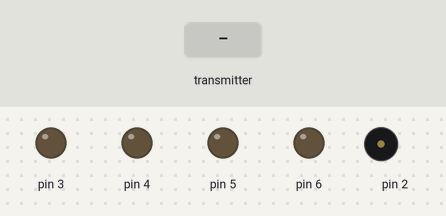
A sketch run on a simulated Arduino Uno, built with avr-gcc and run on an emulated ATmega328P. Shown: output pins drawn as LEDs (lit = HIGH), buzzer (waves = sounding). Inputs (shaded band) come from the test bench. No radio packets arrive unless stated.

Above: at 1.8 s.
1.9 s: the transmitter starts sending input = 0
At 3.0 s:
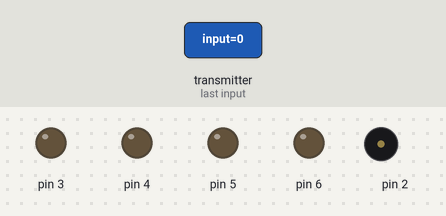
Timing chart, 0 to 4.9 s (numbered marks = the images above; inputs shaded):
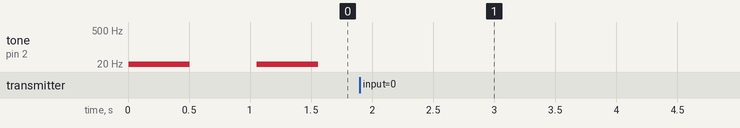

The sketch:

ReceiverWithNRF.ino
```cpp
//Receiver

#include <SPI.h>
#include <nRF24L01.h>
#include <RF24.h>

RF24 radio(9, 10);
const byte address[6] = "00001";

int x,y;
int leftright;
int frontback;
int input = 5;

void sendValue(boolean state1, boolean state2,boolean  state3,boolean  state4)
{
  digitalWrite(3, state1);
  digitalWrite(4, state2);
  digitalWrite(5, state3);
  digitalWrite(6, state4);
}

void setup()
{
  Serial.begin(9600);
  pinMode(3, OUTPUT);
  pinMode(4, OUTPUT);
  pinMode(5, OUTPUT);
  pinMode(6, OUTPUT);
  pinMode(2, OUTPUT);
  radio.begin();
  radio.openReadingPipe(0, address);
  radio.setPALevel(RF24_PA_MIN);
  radio.startListening();
}

void loop()
{
  if (radio.available())
  {
    digitalWrite(2, 0);
    char text[32]= "";
//    radio.read(&text, sizeof(text));
    radio.read(&input, sizeof(input));

//    Serial.print(text);
//    Serial.print("   ");
//    Serial.println(input);

    if(input == 8)
    {
      sendValue(1,0,0,0);
    }
    else if(input == 2)
    {
      sendValue(0,1,0,0);
    }
    else if(input == 4)
    {
      sendValue(0,0,0,1);
    }
    else if(input == 6)
    {
      sendValue(0,0,1,0);
    }
    else
    {
      sendValue(0,0,0,0);
    }

  }
  else
  {
    sendValue(0,0,0,0);
    tone(2, 15);
    delay(500);
    noTone(2);
    delay(500);
  }
  delay(50);


}
```

Measured:
- after the input at 1.9 s, tone on pin 2: stops changing and stays silent
- by itself, tone on pin 2: alternates 15 Hz for 0.50 s and silent for 0.55 s
